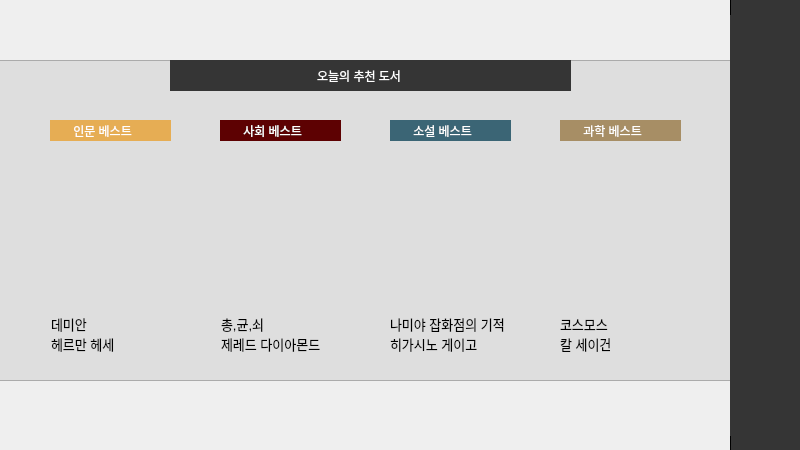
<?xml version="1.0" encoding="UTF-8"?>
<ui version="4.0">
 <class>Dialog</class>
 <widget class="QDialog" name="Dialog">
  <property name="geometry">
   <rect>
    <x>0</x>
    <y>0</y>
    <width>800</width>
    <height>450</height>
   </rect>
  </property>
  <property name="windowTitle">
   <string>메인화면</string>
  </property>
  <property name="styleSheet">
   <string notr="true"/>
  </property>
  <widget class="QPushButton" name="email_C_Btn">
   <property name="geometry">
    <rect>
     <x>830</x>
     <y>215</y>
     <width>51</width>
     <height>31</height>
    </rect>
   </property>
   <property name="font">
    <font>
     <family>Arial</family>
     <weight>50</weight>
     <bold>false</bold>
    </font>
   </property>
   <property name="styleSheet">
    <string notr="true">QPushButton{
border:1px solid #353535;
background-color:#353535;
color:#fff;
}

QPushButton:hover{
background-color:#fff;
color:#353535;
}
</string>
   </property>
   <property name="text">
    <string>확인</string>
   </property>
  </widget>
  <widget class="QPushButton" name="search_icon">
   <property name="enabled">
    <bool>true</bool>
   </property>
   <property name="geometry">
    <rect>
     <x>730</x>
     <y>85</y>
     <width>71</width>
     <height>71</height>
    </rect>
   </property>
   <property name="font">
    <font>
     <family>Adobe Arabic</family>
     <pointsize>16</pointsize>
    </font>
   </property>
   <property name="styleSheet">
    <string notr="true">QPushButton{
background:#353535;
border:none;
}
QPushButton:hover{
border:2px solid #fff; 
}</string>
   </property>
   <property name="text">
    <string/>
   </property>
   <property name="icon">
    <iconset>
     <normaloff>icon/Icon2.png</normaloff>icon/Icon2.png</iconset>
   </property>
   <property name="iconSize">
    <size>
     <width>40</width>
     <height>40</height>
    </size>
   </property>
  </widget>
  <widget class="QPushButton" name="donation_icon">
   <property name="enabled">
    <bool>true</bool>
   </property>
   <property name="geometry">
    <rect>
     <x>730</x>
     <y>295</y>
     <width>71</width>
     <height>71</height>
    </rect>
   </property>
   <property name="font">
    <font>
     <family>Adobe Arabic</family>
     <pointsize>16</pointsize>
    </font>
   </property>
   <property name="styleSheet">
    <string notr="true">QPushButton{
background:#353535;
border:none;
}
QPushButton:hover{
border:2px solid #fff; 
}</string>
   </property>
   <property name="text">
    <string/>
   </property>
   <property name="icon">
    <iconset>
     <normaloff>icon/Icon5.png</normaloff>icon/Icon5.png</iconset>
   </property>
   <property name="iconSize">
    <size>
     <width>35</width>
     <height>35</height>
    </size>
   </property>
  </widget>
  <widget class="QPushButton" name="shopping_icon">
   <property name="enabled">
    <bool>true</bool>
   </property>
   <property name="geometry">
    <rect>
     <x>730</x>
     <y>155</y>
     <width>71</width>
     <height>71</height>
    </rect>
   </property>
   <property name="font">
    <font>
     <family>Adobe Arabic</family>
     <pointsize>16</pointsize>
    </font>
   </property>
   <property name="styleSheet">
    <string notr="true">QPushButton{
background:#353535;
border:none;
}
QPushButton:hover{
border:2px solid #fff; 
}</string>
   </property>
   <property name="text">
    <string/>
   </property>
   <property name="icon">
    <iconset>
     <normaloff>icon/Icon3.png</normaloff>icon/Icon3.png</iconset>
   </property>
   <property name="iconSize">
    <size>
     <width>35</width>
     <height>35</height>
    </size>
   </property>
  </widget>
  <widget class="QPushButton" name="return_icon">
   <property name="enabled">
    <bool>true</bool>
   </property>
   <property name="geometry">
    <rect>
     <x>730</x>
     <y>225</y>
     <width>71</width>
     <height>71</height>
    </rect>
   </property>
   <property name="font">
    <font>
     <family>Adobe Arabic</family>
     <pointsize>16</pointsize>
    </font>
   </property>
   <property name="styleSheet">
    <string notr="true">QPushButton{
background:#353535;
border:none;
}
QPushButton:hover{
border:2px solid #fff; 
}</string>
   </property>
   <property name="text">
    <string/>
   </property>
   <property name="icon">
    <iconset>
     <normaloff>icon/Icon4.png</normaloff>icon/Icon4.png</iconset>
   </property>
   <property name="iconSize">
    <size>
     <width>35</width>
     <height>35</height>
    </size>
   </property>
  </widget>
  <widget class="QPushButton" name="home_icon">
   <property name="enabled">
    <bool>true</bool>
   </property>
   <property name="geometry">
    <rect>
     <x>730</x>
     <y>15</y>
     <width>71</width>
     <height>71</height>
    </rect>
   </property>
   <property name="font">
    <font>
     <family>Adobe Arabic</family>
     <pointsize>16</pointsize>
    </font>
   </property>
   <property name="styleSheet">
    <string notr="true">QPushButton{
background:#353535;
border:none;
}
QPushButton:hover{
border:2px solid #fff; 
}</string>
   </property>
   <property name="text">
    <string/>
   </property>
   <property name="icon">
    <iconset>
     <normaloff>icon/Icon1.png</normaloff>icon/Icon1.png</iconset>
   </property>
   <property name="iconSize">
    <size>
     <width>35</width>
     <height>35</height>
    </size>
   </property>
  </widget>
  <widget class="QTextBrowser" name="textBrowser_3">
   <property name="geometry">
    <rect>
     <x>730</x>
     <y>-15</y>
     <width>71</width>
     <height>471</height>
    </rect>
   </property>
   <property name="styleSheet">
    <string notr="true">border:1px solid; background-color:#353535;</string>
   </property>
  </widget>
  <widget class="QPushButton" name="email_Btn">
   <property name="geometry">
    <rect>
     <x>830</x>
     <y>155</y>
     <width>51</width>
     <height>31</height>
    </rect>
   </property>
   <property name="font">
    <font>
     <family>Arial</family>
     <weight>50</weight>
     <bold>false</bold>
    </font>
   </property>
   <property name="styleSheet">
    <string notr="true">QPushButton{
border:1px solid #353535;
background-color:#353535;
color:#fff;
}

QPushButton:hover{
background-color:#fff;
color:#353535;
}
</string>
   </property>
   <property name="text">
    <string>전송</string>
   </property>
  </widget>
  <widget class="QPushButton" name="user_icon">
   <property name="enabled">
    <bool>true</bool>
   </property>
   <property name="geometry">
    <rect>
     <x>730</x>
     <y>365</y>
     <width>71</width>
     <height>71</height>
    </rect>
   </property>
   <property name="font">
    <font>
     <family>Adobe Arabic</family>
     <pointsize>16</pointsize>
    </font>
   </property>
   <property name="styleSheet">
    <string notr="true">QPushButton{
background:#353535;
border:none;
}
QPushButton:hover{
border:2px solid #fff; 
}</string>
   </property>
   <property name="text">
    <string/>
   </property>
   <property name="icon">
    <iconset>
     <normaloff>icon/Icon6.png</normaloff>icon/Icon6.png</iconset>
   </property>
   <property name="iconSize">
    <size>
     <width>40</width>
     <height>40</height>
    </size>
   </property>
  </widget>
  <widget class="QLabel" name="label">
   <property name="geometry">
    <rect>
     <x>220</x>
     <y>140</y>
     <width>121</width>
     <height>171</height>
    </rect>
   </property>
   <property name="text">
    <string/>
   </property>
   <property name="pixmap">
    <pixmap>bookpng/book2.jpg</pixmap>
   </property>
   <property name="scaledContents">
    <bool>true</bool>
   </property>
  </widget>
  <widget class="QLabel" name="label_2">
   <property name="geometry">
    <rect>
     <x>390</x>
     <y>140</y>
     <width>121</width>
     <height>171</height>
    </rect>
   </property>
   <property name="text">
    <string/>
   </property>
   <property name="pixmap">
    <pixmap>bookpng/book3.jpg</pixmap>
   </property>
   <property name="scaledContents">
    <bool>true</bool>
   </property>
  </widget>
  <widget class="QTextBrowser" name="textBrowser_2">
   <property name="geometry">
    <rect>
     <x>-40</x>
     <y>60</y>
     <width>791</width>
     <height>321</height>
    </rect>
   </property>
   <property name="styleSheet">
    <string notr="true">background-color:#dedede;</string>
   </property>
  </widget>
  <widget class="QLabel" name="label_3">
   <property name="geometry">
    <rect>
     <x>50</x>
     <y>140</y>
     <width>121</width>
     <height>171</height>
    </rect>
   </property>
   <property name="styleSheet">
    <string notr="true"/>
   </property>
   <property name="text">
    <string/>
   </property>
   <property name="pixmap">
    <pixmap>bookpng/book1.jpg</pixmap>
   </property>
   <property name="scaledContents">
    <bool>true</bool>
   </property>
  </widget>
  <widget class="QLabel" name="label_4">
   <property name="geometry">
    <rect>
     <x>560</x>
     <y>140</y>
     <width>121</width>
     <height>171</height>
    </rect>
   </property>
   <property name="text">
    <string/>
   </property>
   <property name="pixmap">
    <pixmap>bookpng/book4.jpg</pixmap>
   </property>
   <property name="scaledContents">
    <bool>true</bool>
   </property>
  </widget>
  <widget class="QLabel" name="label_5">
   <property name="geometry">
    <rect>
     <x>50</x>
     <y>120</y>
     <width>121</width>
     <height>21</height>
    </rect>
   </property>
   <property name="styleSheet">
    <string notr="true">background-color:#e6ad54; color:#fff;</string>
   </property>
   <property name="text">
    <string>       인문 베스트</string>
   </property>
  </widget>
  <widget class="QLabel" name="label_6">
   <property name="geometry">
    <rect>
     <x>220</x>
     <y>120</y>
     <width>121</width>
     <height>21</height>
    </rect>
   </property>
   <property name="styleSheet">
    <string notr="true">background-color:#5d0102; color:#fff;</string>
   </property>
   <property name="text">
    <string>       사회 베스트</string>
   </property>
  </widget>
  <widget class="QLabel" name="label_7">
   <property name="geometry">
    <rect>
     <x>560</x>
     <y>120</y>
     <width>121</width>
     <height>21</height>
    </rect>
   </property>
   <property name="styleSheet">
    <string notr="true">background-color:#a78e65; color:#fff;</string>
   </property>
   <property name="text">
    <string>       과학 베스트</string>
   </property>
  </widget>
  <widget class="QLabel" name="label_8">
   <property name="geometry">
    <rect>
     <x>390</x>
     <y>120</y>
     <width>121</width>
     <height>21</height>
    </rect>
   </property>
   <property name="styleSheet">
    <string notr="true">background-color:#3b6575; color:#fff;</string>
   </property>
   <property name="text">
    <string>       소설 베스트</string>
   </property>
  </widget>
  <widget class="QTextBrowser" name="textBrowser">
   <property name="geometry">
    <rect>
     <x>47</x>
     <y>310</y>
     <width>121</width>
     <height>51</height>
    </rect>
   </property>
   <property name="styleSheet">
    <string notr="true">background-color:#dedede; border:none;</string>
   </property>
   <property name="html">
    <string>&lt;!DOCTYPE HTML PUBLIC &quot;-//W3C//DTD HTML 4.0//EN&quot; &quot;http://www.w3.org/TR/REC-html40/strict.dtd&quot;&gt;
&lt;html&gt;&lt;head&gt;&lt;meta name=&quot;qrichtext&quot; content=&quot;1&quot; /&gt;&lt;style type=&quot;text/css&quot;&gt;
p, li { white-space: pre-wrap; }
&lt;/style&gt;&lt;/head&gt;&lt;body style=&quot; font-family:'Ubuntu'; font-size:11pt; font-weight:400; font-style:normal;&quot;&gt;
&lt;p style=&quot; margin-top:0px; margin-bottom:0px; margin-left:0px; margin-right:0px; -qt-block-indent:0; text-indent:0px;&quot;&gt;&lt;span style=&quot; font-size:10pt;&quot;&gt;데미안&lt;/span&gt;&lt;/p&gt;
&lt;p style=&quot; margin-top:0px; margin-bottom:0px; margin-left:0px; margin-right:0px; -qt-block-indent:0; text-indent:0px;&quot;&gt;&lt;span style=&quot; font-size:10pt;&quot;&gt;헤르만 헤세&lt;/span&gt;&lt;/p&gt;&lt;/body&gt;&lt;/html&gt;</string>
   </property>
  </widget>
  <widget class="QTextBrowser" name="textBrowser_4">
   <property name="geometry">
    <rect>
     <x>217</x>
     <y>310</y>
     <width>121</width>
     <height>51</height>
    </rect>
   </property>
   <property name="styleSheet">
    <string notr="true">background-color:#dedede; border:none;</string>
   </property>
   <property name="html">
    <string>&lt;!DOCTYPE HTML PUBLIC &quot;-//W3C//DTD HTML 4.0//EN&quot; &quot;http://www.w3.org/TR/REC-html40/strict.dtd&quot;&gt;
&lt;html&gt;&lt;head&gt;&lt;meta name=&quot;qrichtext&quot; content=&quot;1&quot; /&gt;&lt;style type=&quot;text/css&quot;&gt;
p, li { white-space: pre-wrap; }
&lt;/style&gt;&lt;/head&gt;&lt;body style=&quot; font-family:'Ubuntu'; font-size:11pt; font-weight:400; font-style:normal;&quot;&gt;
&lt;p style=&quot; margin-top:0px; margin-bottom:0px; margin-left:0px; margin-right:0px; -qt-block-indent:0; text-indent:0px;&quot;&gt;&lt;span style=&quot; font-size:10pt;&quot;&gt;총,균,쇠&lt;/span&gt;&lt;/p&gt;
&lt;p style=&quot; margin-top:0px; margin-bottom:0px; margin-left:0px; margin-right:0px; -qt-block-indent:0; text-indent:0px;&quot;&gt;&lt;span style=&quot; font-size:10pt;&quot;&gt;제레드 다이아몬드&lt;/span&gt;&lt;/p&gt;&lt;/body&gt;&lt;/html&gt;</string>
   </property>
  </widget>
  <widget class="QTextBrowser" name="textBrowser_5">
   <property name="geometry">
    <rect>
     <x>386</x>
     <y>310</y>
     <width>141</width>
     <height>51</height>
    </rect>
   </property>
   <property name="styleSheet">
    <string notr="true">background-color:#dedede; border:none;</string>
   </property>
   <property name="html">
    <string>&lt;!DOCTYPE HTML PUBLIC &quot;-//W3C//DTD HTML 4.0//EN&quot; &quot;http://www.w3.org/TR/REC-html40/strict.dtd&quot;&gt;
&lt;html&gt;&lt;head&gt;&lt;meta name=&quot;qrichtext&quot; content=&quot;1&quot; /&gt;&lt;style type=&quot;text/css&quot;&gt;
p, li { white-space: pre-wrap; }
&lt;/style&gt;&lt;/head&gt;&lt;body style=&quot; font-family:'Ubuntu'; font-size:11pt; font-weight:400; font-style:normal;&quot;&gt;
&lt;p style=&quot; margin-top:0px; margin-bottom:0px; margin-left:0px; margin-right:0px; -qt-block-indent:0; text-indent:0px;&quot;&gt;&lt;span style=&quot; font-size:10pt;&quot;&gt;나미야 잡화점의 기적&lt;/span&gt;&lt;/p&gt;
&lt;p style=&quot; margin-top:0px; margin-bottom:0px; margin-left:0px; margin-right:0px; -qt-block-indent:0; text-indent:0px;&quot;&gt;&lt;span style=&quot; font-size:10pt;&quot;&gt;히가시노 게이고&lt;/span&gt;&lt;/p&gt;&lt;/body&gt;&lt;/html&gt;</string>
   </property>
  </widget>
  <widget class="QTextBrowser" name="textBrowser_6">
   <property name="geometry">
    <rect>
     <x>556</x>
     <y>310</y>
     <width>121</width>
     <height>51</height>
    </rect>
   </property>
   <property name="styleSheet">
    <string notr="true">background-color:#dedede; border:none;</string>
   </property>
   <property name="html">
    <string>&lt;!DOCTYPE HTML PUBLIC &quot;-//W3C//DTD HTML 4.0//EN&quot; &quot;http://www.w3.org/TR/REC-html40/strict.dtd&quot;&gt;
&lt;html&gt;&lt;head&gt;&lt;meta name=&quot;qrichtext&quot; content=&quot;1&quot; /&gt;&lt;style type=&quot;text/css&quot;&gt;
p, li { white-space: pre-wrap; }
&lt;/style&gt;&lt;/head&gt;&lt;body style=&quot; font-family:'Ubuntu'; font-size:11pt; font-weight:400; font-style:normal;&quot;&gt;
&lt;p style=&quot; margin-top:0px; margin-bottom:0px; margin-left:0px; margin-right:0px; -qt-block-indent:0; text-indent:0px;&quot;&gt;&lt;span style=&quot; font-size:10pt;&quot;&gt;코스모스&lt;/span&gt;&lt;/p&gt;
&lt;p style=&quot; margin-top:0px; margin-bottom:0px; margin-left:0px; margin-right:0px; -qt-block-indent:0; text-indent:0px;&quot;&gt;&lt;span style=&quot; font-size:10pt;&quot;&gt;칼 세이건&lt;/span&gt;&lt;/p&gt;&lt;/body&gt;&lt;/html&gt;</string>
   </property>
  </widget>
  <widget class="QLabel" name="label_9">
   <property name="geometry">
    <rect>
     <x>170</x>
     <y>60</y>
     <width>401</width>
     <height>31</height>
    </rect>
   </property>
   <property name="styleSheet">
    <string notr="true">border:1px solid #353535;
background-color:#353535;
color:#fff;</string>
   </property>
   <property name="text">
    <string>                                           오늘의 추천 도서</string>
   </property>
  </widget>
  <zorder>textBrowser_2</zorder>
  <zorder>textBrowser_3</zorder>
  <zorder>email_C_Btn</zorder>
  <zorder>search_icon</zorder>
  <zorder>donation_icon</zorder>
  <zorder>shopping_icon</zorder>
  <zorder>return_icon</zorder>
  <zorder>home_icon</zorder>
  <zorder>email_Btn</zorder>
  <zorder>user_icon</zorder>
  <zorder>label</zorder>
  <zorder>label_2</zorder>
  <zorder>label_4</zorder>
  <zorder>label_6</zorder>
  <zorder>label_7</zorder>
  <zorder>label_8</zorder>
  <zorder>textBrowser</zorder>
  <zorder>textBrowser_4</zorder>
  <zorder>textBrowser_5</zorder>
  <zorder>textBrowser_6</zorder>
  <zorder>label_5</zorder>
  <zorder>label_3</zorder>
  <zorder>label_9</zorder>
 </widget>
 <resources/>
 <connections/>
</ui>
